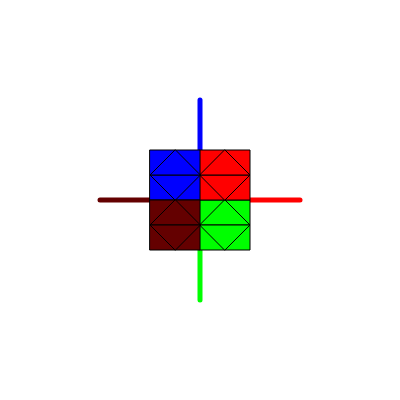
Frame 1 (no input)
Frame 60 (no input): identical to frame 1, image omitted
Frame 120 (the mouse pressed at the canvas centre since frame 60): identical to frame 1, image omitted

The p5.js sketch that drew this single still picture (run headless with seeded random() and noise() and a simulated clock; from frame 60 on, the mouse is pressed at the canvas centre):

// p5.js sketch
// ── sketch.js
function setup() {
  createCanvas(400, 400);
}

function draw() {
  background(255);
  //Global coordinate system
  translate(width/2, height/2);
  
  //Drawing the Coordinate Lines
  push();
    strokeWeight(5);
    //red line
    stroke(255,0,0);
    line(100,0,0,0);
    //green line
    stroke(0,255,0);
    line(0,100,0,0);
    //blue line
    stroke(0,0,255);
    line(0,0,0,-100);
    //brown line 
    stroke(100,0,0);
    line(-100,0,0,0);
  pop();
  
  //Green Square
  push();
    fill(0,255,0);
    rect(0,0,50,50)
    triangle(0, 25, 50, 25, 25, 0);    
    triangle(0, 25, 50, 25, 25, 50);    
  pop();
  
  //Red Square
  push();
    fill(255,0,0);
    rect(0,-50,50,50)
    triangle(0, -25, 50, -25, 25, 0);    
    triangle(0, -25, 50, -25, 25, -50);    
  pop();
  
  //Blue Square
  push();
    fill(0,0,255);
    rect(-50,-50,50,50)
    triangle(0, -25, -50, -25, -25, 0);    
    triangle(0, -25, -50, -25, -25, -50);    
  pop();
  
  //Brown Square
  push();
    fill(100,0,0);
    rect(-50,0,50,50)
    triangle(0, 25, -50, 25, -25, 0);    
    triangle(0, 25, -50, 25, -25, 50);    
  pop();
  
}
